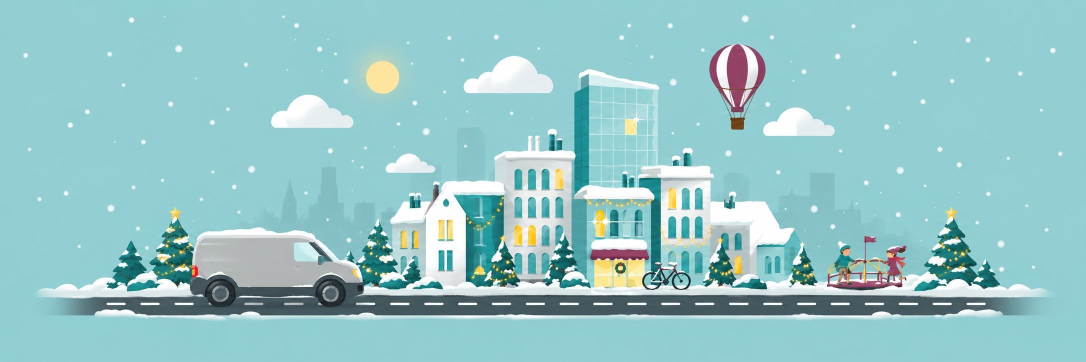
#> input picture bilder/hero-scene-vinter.jpg, 2172 x 724 px, found by its file name (shown at 1/2 size)
$ python jul-by-kveld.py
#> lines starting #> are read from the running program, lines starting #| are printed output that depends on the picture; after the words box and inside, x2 and y2 are one past the last pixel; in counts of white or black regions, pixels touching at a corner belong together
#!/usr/bin/env python3
"""Lager jul2026/bilder/jul-oslo-kveld.{jpg,png} og jul-stavanger-kveld.{jpg,png}: vinterbildene (med logo på varebilen)
gjort om til nattbilder. Dagbildet farges blått og mørknes, de gule lysene (vinduer, lyslenker, sola som blir til måne) holdes
lyse og får en myk glød, og det legges på stjerner. Rent bildebehandling, ingen ny tegning.
Utgangspunkt er de blanke dagbildene i bilder/. Logoen på varebilen tegnes inn til slutt i en lys utgave med svak glød, slik at den
er lett å lese mot den mørklagte bilen (plassering som på forsiden, se jul-varebil-logo.py). Kjør: python3 verktoy/jul-by-kveld.py"""
import re, subprocess, tempfile
from pathlib import Path
import numpy as np
from PIL import Image
from scipy.ndimage import gaussian_filter

UT = 'jul2026/bilder'
TINT = np.array([0.30, 0.46, 0.62])         # dagfargene ganges med dette: blå natt
BILDER = [('bilder/hero-scene-vinter.jpg', 'jul-oslo-kveld'), ('bilder/hero-stavanger-vinter.jpg', 'jul-stavanger-kveld')]
VENSTRE, TOPP, BREDDE = 0.194, 0.68, 0.055   # logoens plass på varebilen, andeler av bildet (fra CSS .hero__scene-merke)
LYSE_FARGER = {'#3E4A4A': '#FFFFFF', '#008789': '#7FDAD6', '#3AAFAF': '#A6E6E2', '#2FA3A3': '#A6E6E2'}


def lys_logo(bredde_px):
    """Varebil-logoen i lyse farger, rasterisert 4× med gjennomsiktig bakgrunn og nedskalert."""
    svg = Path('bilder/logo-cleanunit-varebil-full.svg').read_text()
    for gammel, ny in LYSE_FARGER.items():
        svg = svg.replace(gammel, ny)
    w = bredde_px * 4
    h = round(w * 244 / 626)
    with tempfile.TemporaryDirectory() as tmp:
        sti = Path(tmp) / 'logo.svg'
        sti.write_text(svg)
        side = Path(tmp) / 'logo.html'
        side.write_text(f'<html><body style="margin:0;background:transparent"><img src="file://{sti}" width="{w}" height="{h}" style="display:block"></body></html>')
        png = Path(tmp) / 'logo.png'
        subprocess.run(['google-chrome', '--headless=new', '--no-sandbox', '--hide-scrollbars', f'--screenshot={png}',
                        f'--window-size={w},{h}', '--default-background-color=00000000', f'file://{side}'], check=True, capture_output=True)
        im = Image.open(png).convert('RGBA')
    return im.resize((bredde_px, round(bredde_px * 244 / 626)), Image.LANCZOS)


def natt(kilde, navn_ut, seed):
#> called with kilde = 'bilder/hero-scene-vinter.jpg', navn_ut = 'jul-oslo-kveld', seed = 100
    dag = np.asarray(Image.open(kilde).convert('RGB')).astype(np.float64)
    h, w = dag.shape[:2]
#> h = 724; w = 2172
    r, g, b = dag[..., 0], dag[..., 1], dag[..., 2]
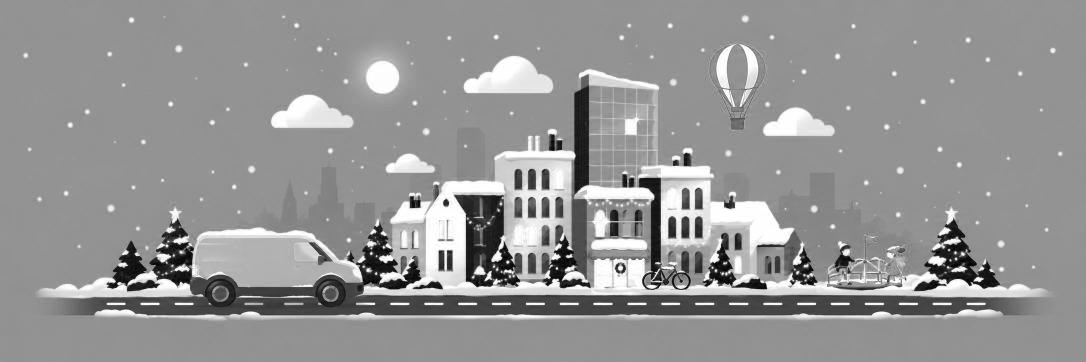
#> r: shape (724, 2172) float64 (shown at 1/2 size); min 0, max 255, mean 148.1
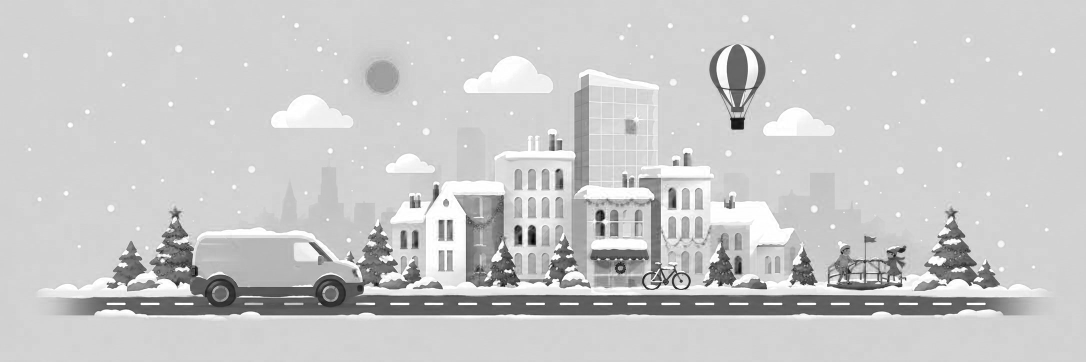
#> b: shape (724, 2172) float64 (shown at 1/2 size); min 0, max 255, mean 200.5
    lys = np.clip(((r - b) - 60) / 60, 0, 1) * np.clip((r - 190) / 40, 0, 1)      # gule/varme, lyse flater: vinduer, lys, sol
    lys = gaussian_filter(lys, 0.7)[..., None]
#> lys: shape (724, 2172, 1) float64
    mork = np.clip(dag * TINT, 0, 255)
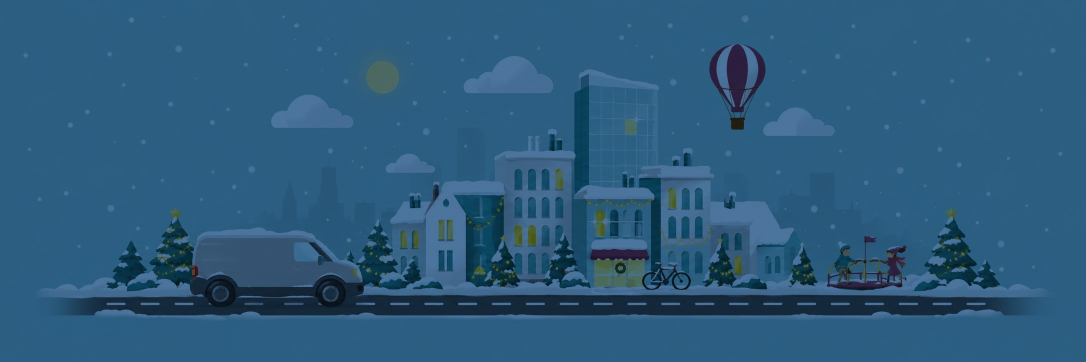
#> mork: shape (724, 2172, 3) float64 (shown at 1/2 size); mean R, G, B 44.4, 90.9, 124.3
    mork = mork ** 1.0
    ut = mork * (1 - lys) + np.clip(dag * 1.02, 0, 255) * lys
    glod = sum(gaussian_filter(lys[..., 0], s)[..., None] * k for s, k in ((6, .9), (18, .7), (44, .5)))
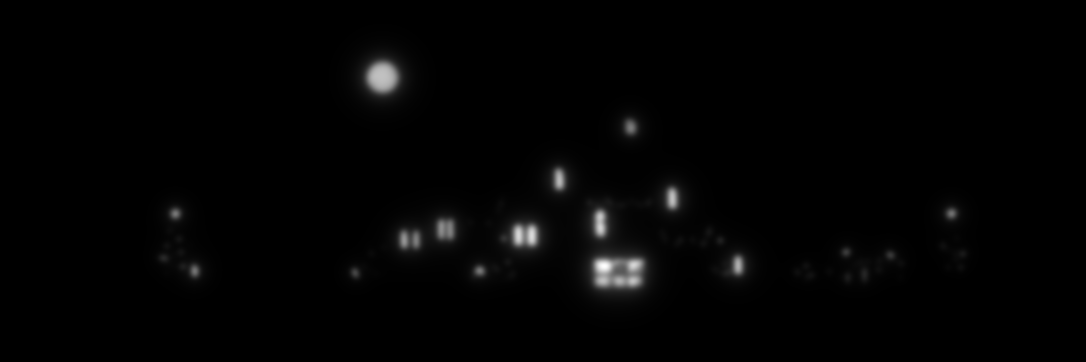
#> glod: shape (724, 2172, 1) float64 (shown at 1/2 size); min 0, max 1.17, mean 0.0148; drawn with min black and max white
    ut = ut + glod * np.array([255, 190, 90]) * .55                              # varm glød rundt lysene
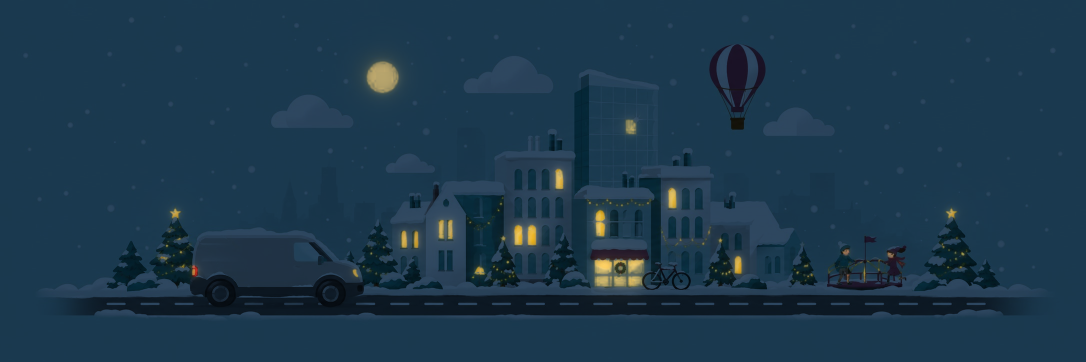
#> ut: shape (724, 2172, 3) float64 (shown at 1/2 size); mean R, G, B 47.7, 93.3, 125.4; drawn with min black and max white
    # nattehimmelen blir litt mørkere øverst
    ut *= (0.72 + 0.28 * np.linspace(0, 1, h)[:, None, None] ** 0.8)
    rng = np.random.default_rng(seed)
    himmel = np.asarray(Image.open(kilde).convert('RGB'))[:, :, 2] > 180      # lys blå himmel i dagbildet
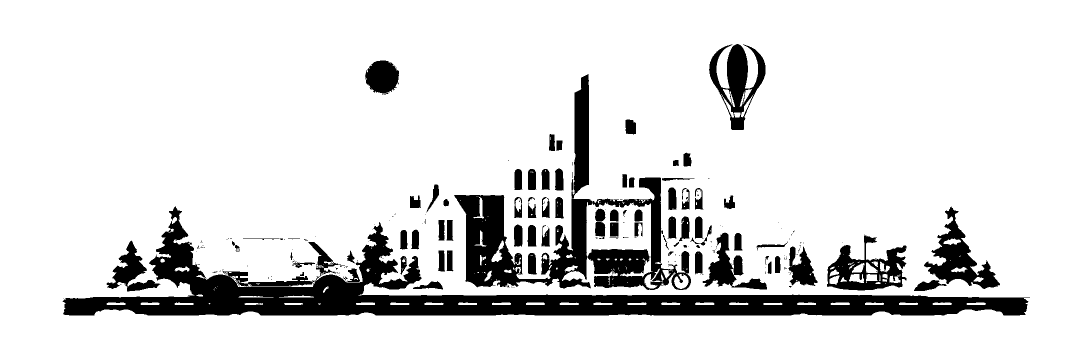
#> himmel: shape (724, 2172) bool (shown at 1/2 size); 87.1% white; 243 black regions (162 under 20 px), largest, box (x1, y1, x2, y2) and area: (125, 413, 2060, 631) 94151, (908, 148, 1382, 580) 45062, (1848, 413, 2000, 578) 8207
    for _ in range(140):                                                          # stjerner, bare der det er himmel
        x, y = int(rng.uniform(0, w)), int(rng.uniform(0, h * .42))
        if himmel[y, x]:
            rad = rng.choice([1, 1, 2, 2, 3])
            yy, xx = np.ogrid[-rad:rad + 1, -rad:rad + 1]
            m = (xx * xx + yy * yy) <= rad * rad
            y0, y1, x0, x1 = max(y - rad, 0), min(y + rad + 1, h), max(x - rad, 0), min(x + rad + 1, w)
            mm = m[(y0 - y + rad):(y1 - y + rad), (x0 - x + rad):(x1 - x + rad)]
            ut[y0:y1, x0:x1][mm] = np.maximum(ut[y0:y1, x0:x1][mm], 230)
    bilde = Image.fromarray(np.clip(ut, 0, 255).round().astype('uint8')).convert('RGBA')
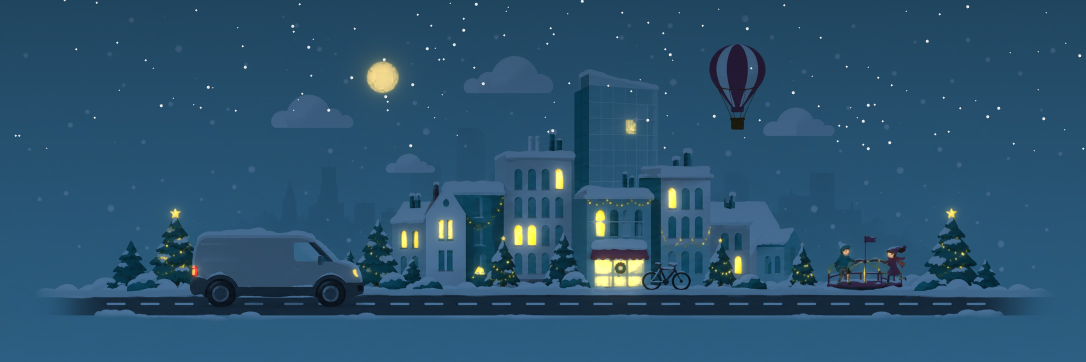
#> bilde: PIL image 2172x724 RGBA (shown at 1/2 size); mean R, G, B, A 41.8, 81.6, 109.5, 255
    logo = lys_logo(round(w * BREDDE))
    pos = (round(w * VENSTRE), round(h * TOPP))
    glod_laget = Image.new('RGBA', bilde.size, (0, 0, 0, 0))
    glod_laget.paste(logo, pos, logo)
    a = gaussian_filter(np.asarray(glod_laget)[..., 3].astype(float), 7) * 1.1
    glod = np.zeros((h, w, 4), 'uint8')
    glod[..., :3] = (255, 240, 200)
    glod[..., 3] = np.clip(a * .55, 0, 255).astype('uint8')
    bilde = Image.alpha_composite(bilde, Image.fromarray(glod))
    bilde.alpha_composite(logo, pos)
    bilde = bilde.convert('RGB')
    bilde.save(f'{UT}/{navn_ut}.png', optimize=True)
    bilde.save(f'{UT}/{navn_ut}.jpg', quality=92, optimize=True)
    print(navn_ut, bilde.size)


for i, (kilde, ut) in enumerate(BILDER):
#> (the run stopped early here; a loop or call above may not have finished)
